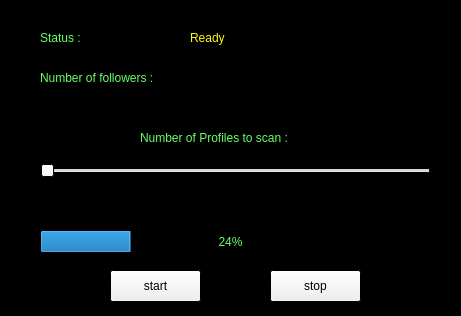
<?xml version="1.0" encoding="UTF-8"?>
<ui version="4.0">
 <class>Form</class>
 <widget class="QWidget" name="Form">
  <property name="geometry">
   <rect>
    <x>0</x>
    <y>0</y>
    <width>461</width>
    <height>316</height>
   </rect>
  </property>
  <property name="palette">
   <palette>
    <active>
     <colorrole role="WindowText">
      <brush brushstyle="SolidPattern">
       <color alpha="255">
        <red>102</red>
        <green>255</green>
        <blue>102</blue>
       </color>
      </brush>
     </colorrole>
     <colorrole role="Light">
      <brush brushstyle="SolidPattern">
       <color alpha="255">
        <red>0</red>
        <green>0</green>
        <blue>0</blue>
       </color>
      </brush>
     </colorrole>
     <colorrole role="Midlight">
      <brush brushstyle="SolidPattern">
       <color alpha="255">
        <red>0</red>
        <green>0</green>
        <blue>0</blue>
       </color>
      </brush>
     </colorrole>
     <colorrole role="Text">
      <brush brushstyle="SolidPattern">
       <color alpha="255">
        <red>102</red>
        <green>255</green>
        <blue>102</blue>
       </color>
      </brush>
     </colorrole>
     <colorrole role="BrightText">
      <brush brushstyle="SolidPattern">
       <color alpha="255">
        <red>0</red>
        <green>0</green>
        <blue>0</blue>
       </color>
      </brush>
     </colorrole>
     <colorrole role="Base">
      <brush brushstyle="SolidPattern">
       <color alpha="255">
        <red>0</red>
        <green>0</green>
        <blue>0</blue>
       </color>
      </brush>
     </colorrole>
     <colorrole role="Window">
      <brush brushstyle="SolidPattern">
       <color alpha="255">
        <red>0</red>
        <green>0</green>
        <blue>0</blue>
       </color>
      </brush>
     </colorrole>
    </active>
    <inactive>
     <colorrole role="WindowText">
      <brush brushstyle="SolidPattern">
       <color alpha="255">
        <red>102</red>
        <green>255</green>
        <blue>102</blue>
       </color>
      </brush>
     </colorrole>
     <colorrole role="Light">
      <brush brushstyle="SolidPattern">
       <color alpha="255">
        <red>0</red>
        <green>0</green>
        <blue>0</blue>
       </color>
      </brush>
     </colorrole>
     <colorrole role="Midlight">
      <brush brushstyle="SolidPattern">
       <color alpha="255">
        <red>0</red>
        <green>0</green>
        <blue>0</blue>
       </color>
      </brush>
     </colorrole>
     <colorrole role="Text">
      <brush brushstyle="SolidPattern">
       <color alpha="255">
        <red>102</red>
        <green>255</green>
        <blue>102</blue>
       </color>
      </brush>
     </colorrole>
     <colorrole role="BrightText">
      <brush brushstyle="SolidPattern">
       <color alpha="255">
        <red>0</red>
        <green>0</green>
        <blue>0</blue>
       </color>
      </brush>
     </colorrole>
     <colorrole role="Base">
      <brush brushstyle="SolidPattern">
       <color alpha="255">
        <red>0</red>
        <green>0</green>
        <blue>0</blue>
       </color>
      </brush>
     </colorrole>
     <colorrole role="Window">
      <brush brushstyle="SolidPattern">
       <color alpha="255">
        <red>0</red>
        <green>0</green>
        <blue>0</blue>
       </color>
      </brush>
     </colorrole>
    </inactive>
    <disabled>
     <colorrole role="WindowText">
      <brush brushstyle="SolidPattern">
       <color alpha="255">
        <red>127</red>
        <green>127</green>
        <blue>127</blue>
       </color>
      </brush>
     </colorrole>
     <colorrole role="Light">
      <brush brushstyle="SolidPattern">
       <color alpha="255">
        <red>0</red>
        <green>0</green>
        <blue>0</blue>
       </color>
      </brush>
     </colorrole>
     <colorrole role="Midlight">
      <brush brushstyle="SolidPattern">
       <color alpha="255">
        <red>0</red>
        <green>0</green>
        <blue>0</blue>
       </color>
      </brush>
     </colorrole>
     <colorrole role="Text">
      <brush brushstyle="SolidPattern">
       <color alpha="255">
        <red>127</red>
        <green>127</green>
        <blue>127</blue>
       </color>
      </brush>
     </colorrole>
     <colorrole role="BrightText">
      <brush brushstyle="SolidPattern">
       <color alpha="255">
        <red>0</red>
        <green>0</green>
        <blue>0</blue>
       </color>
      </brush>
     </colorrole>
     <colorrole role="Base">
      <brush brushstyle="SolidPattern">
       <color alpha="255">
        <red>0</red>
        <green>0</green>
        <blue>0</blue>
       </color>
      </brush>
     </colorrole>
     <colorrole role="Window">
      <brush brushstyle="SolidPattern">
       <color alpha="255">
        <red>0</red>
        <green>0</green>
        <blue>0</blue>
       </color>
      </brush>
     </colorrole>
    </disabled>
   </palette>
  </property>
  <property name="windowTitle">
   <string>Form</string>
  </property>
  <widget class="QLabel" name="label">
   <property name="geometry">
    <rect>
     <x>40</x>
     <y>30</y>
     <width>60</width>
     <height>16</height>
    </rect>
   </property>
   <property name="palette">
    <palette>
     <active>
      <colorrole role="WindowText">
       <brush brushstyle="SolidPattern">
        <color alpha="255">
         <red>102</red>
         <green>255</green>
         <blue>102</blue>
        </color>
       </brush>
      </colorrole>
     </active>
     <inactive>
      <colorrole role="WindowText">
       <brush brushstyle="SolidPattern">
        <color alpha="255">
         <red>102</red>
         <green>255</green>
         <blue>102</blue>
        </color>
       </brush>
      </colorrole>
     </inactive>
     <disabled>
      <colorrole role="WindowText">
       <brush brushstyle="SolidPattern">
        <color alpha="255">
         <red>127</red>
         <green>127</green>
         <blue>127</blue>
        </color>
       </brush>
      </colorrole>
     </disabled>
    </palette>
   </property>
   <property name="text">
    <string>Status : </string>
   </property>
  </widget>
  <widget class="QLabel" name="statusLabel">
   <property name="geometry">
    <rect>
     <x>190</x>
     <y>30</y>
     <width>181</width>
     <height>16</height>
    </rect>
   </property>
   <property name="palette">
    <palette>
     <active>
      <colorrole role="WindowText">
       <brush brushstyle="SolidPattern">
        <color alpha="255">
         <red>255</red>
         <green>255</green>
         <blue>10</blue>
        </color>
       </brush>
      </colorrole>
     </active>
     <inactive>
      <colorrole role="WindowText">
       <brush brushstyle="SolidPattern">
        <color alpha="255">
         <red>255</red>
         <green>255</green>
         <blue>10</blue>
        </color>
       </brush>
      </colorrole>
     </inactive>
     <disabled>
      <colorrole role="WindowText">
       <brush brushstyle="SolidPattern">
        <color alpha="255">
         <red>127</red>
         <green>127</green>
         <blue>127</blue>
        </color>
       </brush>
      </colorrole>
     </disabled>
    </palette>
   </property>
   <property name="text">
    <string>Ready</string>
   </property>
  </widget>
  <widget class="QLabel" name="label_2">
   <property name="geometry">
    <rect>
     <x>40</x>
     <y>70</y>
     <width>131</width>
     <height>16</height>
    </rect>
   </property>
   <property name="palette">
    <palette>
     <active>
      <colorrole role="WindowText">
       <brush brushstyle="SolidPattern">
        <color alpha="255">
         <red>102</red>
         <green>255</green>
         <blue>102</blue>
        </color>
       </brush>
      </colorrole>
     </active>
     <inactive>
      <colorrole role="WindowText">
       <brush brushstyle="SolidPattern">
        <color alpha="255">
         <red>102</red>
         <green>255</green>
         <blue>102</blue>
        </color>
       </brush>
      </colorrole>
     </inactive>
     <disabled>
      <colorrole role="WindowText">
       <brush brushstyle="SolidPattern">
        <color alpha="255">
         <red>127</red>
         <green>127</green>
         <blue>127</blue>
        </color>
       </brush>
      </colorrole>
     </disabled>
    </palette>
   </property>
   <property name="text">
    <string>Number of followers :</string>
   </property>
  </widget>
  <widget class="QLabel" name="label_3">
   <property name="geometry">
    <rect>
     <x>140</x>
     <y>130</y>
     <width>181</width>
     <height>16</height>
    </rect>
   </property>
   <property name="palette">
    <palette>
     <active>
      <colorrole role="WindowText">
       <brush brushstyle="SolidPattern">
        <color alpha="255">
         <red>102</red>
         <green>255</green>
         <blue>102</blue>
        </color>
       </brush>
      </colorrole>
     </active>
     <inactive>
      <colorrole role="WindowText">
       <brush brushstyle="SolidPattern">
        <color alpha="255">
         <red>102</red>
         <green>255</green>
         <blue>102</blue>
        </color>
       </brush>
      </colorrole>
     </inactive>
     <disabled>
      <colorrole role="WindowText">
       <brush brushstyle="SolidPattern">
        <color alpha="255">
         <red>127</red>
         <green>127</green>
         <blue>127</blue>
        </color>
       </brush>
      </colorrole>
     </disabled>
    </palette>
   </property>
   <property name="text">
    <string>Number of Profiles to scan :</string>
   </property>
  </widget>
  <widget class="QLabel" name="numOfFollowers">
   <property name="geometry">
    <rect>
     <x>190</x>
     <y>70</y>
     <width>251</width>
     <height>16</height>
    </rect>
   </property>
   <property name="palette">
    <palette>
     <active>
      <colorrole role="WindowText">
       <brush brushstyle="SolidPattern">
        <color alpha="255">
         <red>255</red>
         <green>255</green>
         <blue>10</blue>
        </color>
       </brush>
      </colorrole>
     </active>
     <inactive>
      <colorrole role="WindowText">
       <brush brushstyle="SolidPattern">
        <color alpha="255">
         <red>255</red>
         <green>255</green>
         <blue>10</blue>
        </color>
       </brush>
      </colorrole>
     </inactive>
     <disabled>
      <colorrole role="WindowText">
       <brush brushstyle="SolidPattern">
        <color alpha="255">
         <red>127</red>
         <green>127</green>
         <blue>127</blue>
        </color>
       </brush>
      </colorrole>
     </disabled>
    </palette>
   </property>
   <property name="text">
    <string/>
   </property>
  </widget>
  <widget class="QSlider" name="horizontalSlider">
   <property name="geometry">
    <rect>
     <x>40</x>
     <y>160</y>
     <width>391</width>
     <height>22</height>
    </rect>
   </property>
   <property name="orientation">
    <enum>Qt::Horizontal</enum>
   </property>
  </widget>
  <widget class="QLabel" name="numOfScans">
   <property name="geometry">
    <rect>
     <x>210</x>
     <y>200</y>
     <width>51</width>
     <height>16</height>
    </rect>
   </property>
   <property name="palette">
    <palette>
     <active>
      <colorrole role="WindowText">
       <brush brushstyle="SolidPattern">
        <color alpha="255">
         <red>255</red>
         <green>255</green>
         <blue>10</blue>
        </color>
       </brush>
      </colorrole>
     </active>
     <inactive>
      <colorrole role="WindowText">
       <brush brushstyle="SolidPattern">
        <color alpha="255">
         <red>255</red>
         <green>255</green>
         <blue>10</blue>
        </color>
       </brush>
      </colorrole>
     </inactive>
     <disabled>
      <colorrole role="WindowText">
       <brush brushstyle="SolidPattern">
        <color alpha="255">
         <red>127</red>
         <green>127</green>
         <blue>127</blue>
        </color>
       </brush>
      </colorrole>
     </disabled>
    </palette>
   </property>
   <property name="text">
    <string/>
   </property>
  </widget>
  <widget class="QProgressBar" name="progressBar">
   <property name="geometry">
    <rect>
     <x>40</x>
     <y>230</y>
     <width>381</width>
     <height>23</height>
    </rect>
   </property>
   <property name="value">
    <number>24</number>
   </property>
  </widget>
  <widget class="QPushButton" name="startBtn">
   <property name="geometry">
    <rect>
     <x>110</x>
     <y>270</y>
     <width>91</width>
     <height>32</height>
    </rect>
   </property>
   <property name="text">
    <string>start</string>
   </property>
  </widget>
  <widget class="QPushButton" name="stopBtn">
   <property name="geometry">
    <rect>
     <x>270</x>
     <y>270</y>
     <width>91</width>
     <height>32</height>
    </rect>
   </property>
   <property name="text">
    <string>stop</string>
   </property>
  </widget>
 </widget>
 <resources/>
 <connections/>
</ui>
